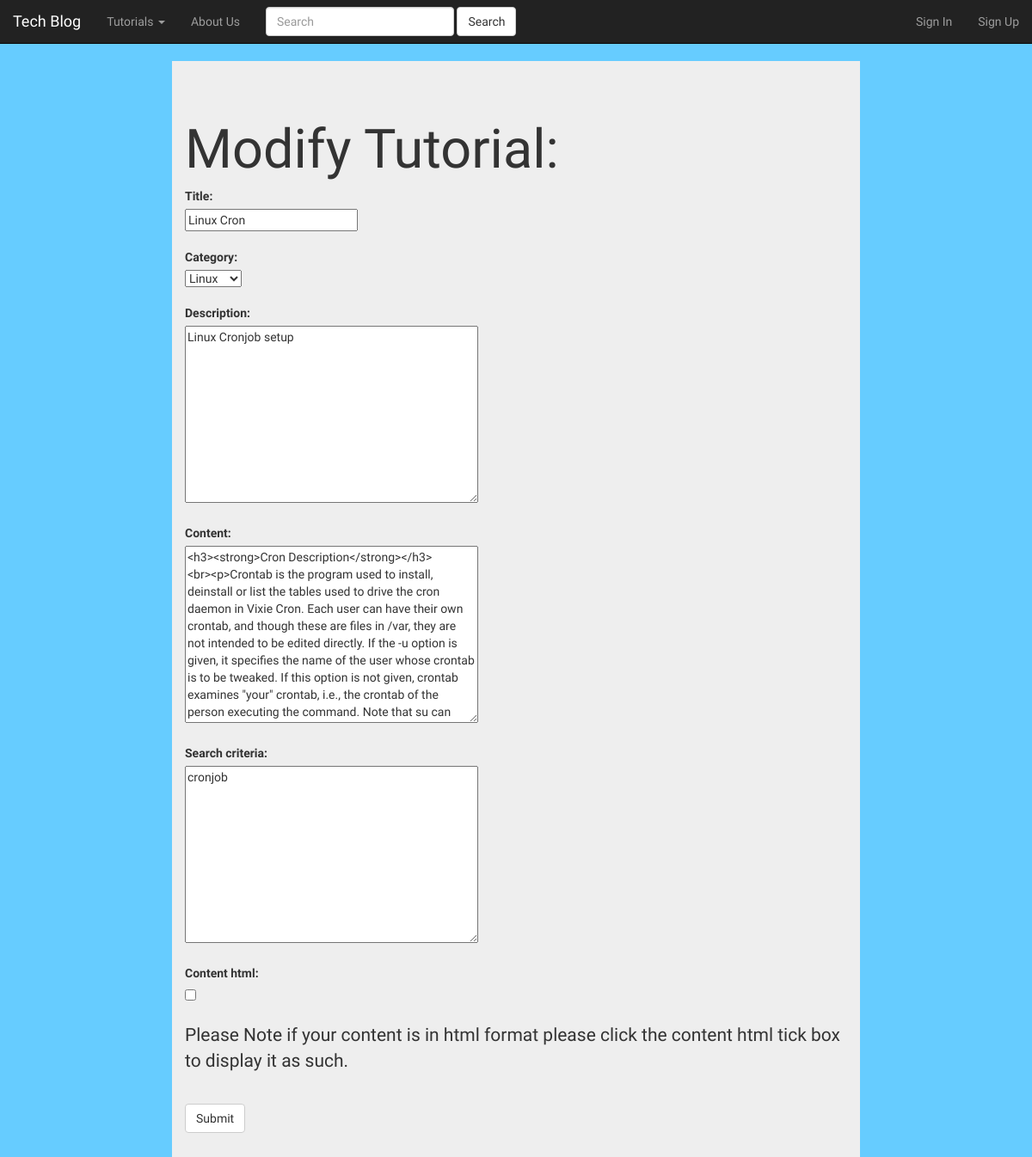
Page /blog_content/modify_tut/5/ on the earlier database version.
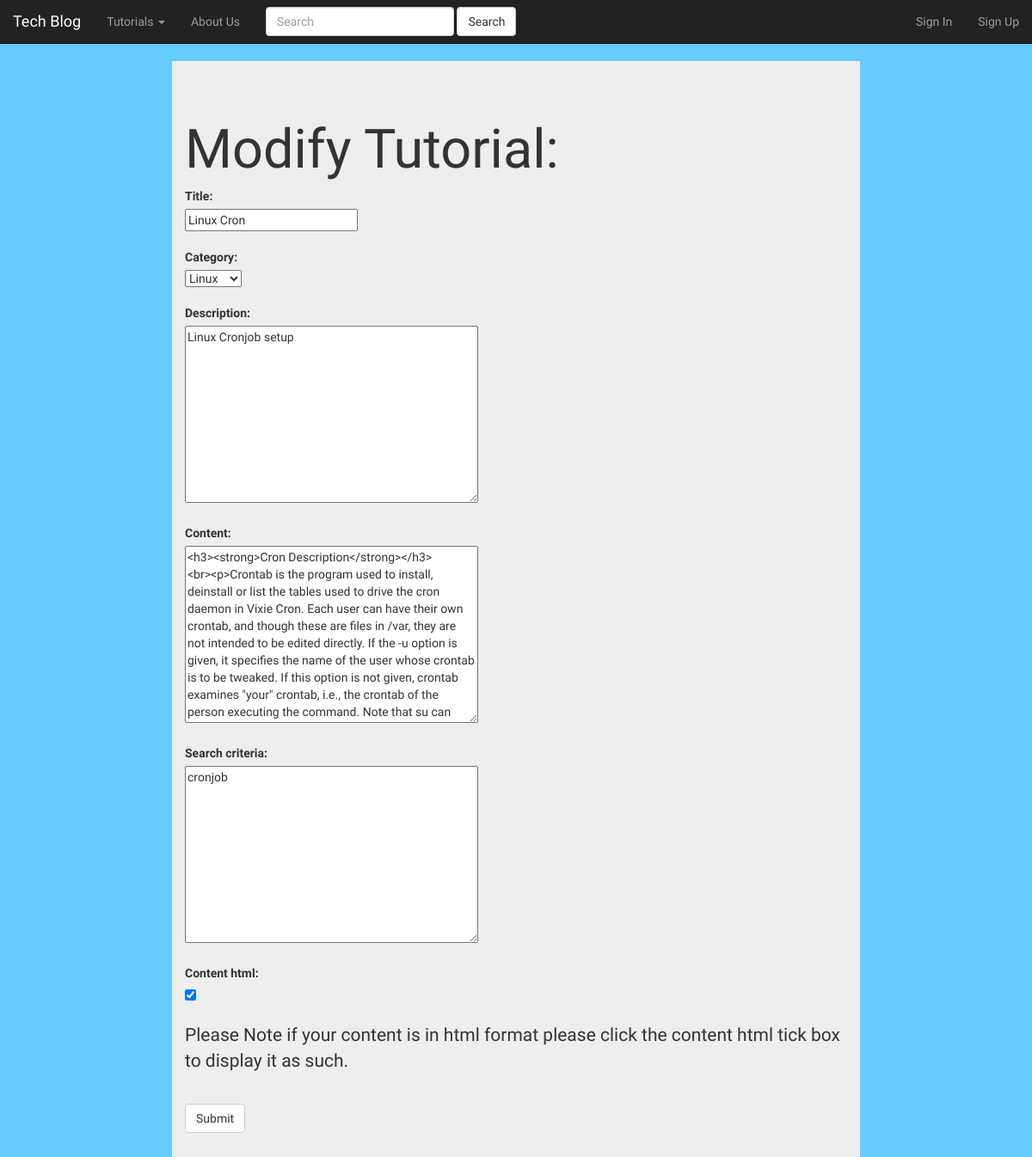
Same page on the later database version.
### blog_content/models.py (models this page shows, shortened)
class Tutorial(models.Model):
    author = models.ForeignKey(User,on_delete=models.CASCADE)
    Title = models.CharField(unique=True,max_length=256,default="")
    category = models.ForeignKey(Topic,on_delete=models.CASCADE)
    date_created = models.DateField(default=timezone.now)
    date_modified = models.DateField(null=True,blank=True)
    description = models.TextField()
    Content = models.TextField()
    search_criteria = models.TextField()
    content_html = models.BooleanField(default=True)

### blog_content/views.py (the view)
# urls.py: url(r'^modify_tut/(?P<pk>[-\w]+)/$',Update_Tut.as_view(),name="update_tut"),
class Update_Tut(UpdateView):
    model = Tutorial
    fields = ['Title', 'category', 'description', 'Content', 'search_criteria', 'content_html']
    template_name = 'blog_content/update_tut.html'

### blog_content/models.py (called while the page is built)
    def __str__(self):
        return self.tech_type

### blog_content/templates/blog_content/update_tut.html (shortened to what this page needs)
{% extends 'blog_content/base.html' %}
{% load static %}
{% load static %}
{% block Body_Block %}
<div class="col-md-8 col-md-offset-2 jumbotron" style="text-align:left">
    <form method="post">
    <h1>Modify Tutorial:</h1>
    {% for item in form %}
        {{item.label_tag}}<br>
        {{item}}<br><br>
    {% endfor %}
        <p>Please Note if your content is in html format please click the content html tick box to display it as such.</p><br>
    <input type="submit" class="btn btn-default" name="submit" value="Submit"/>
        </form>
</div>
{% endblock %}

Differences in the rows shown:
changed Tutorial "Linux Cron": content_html "☐" → "☑"
